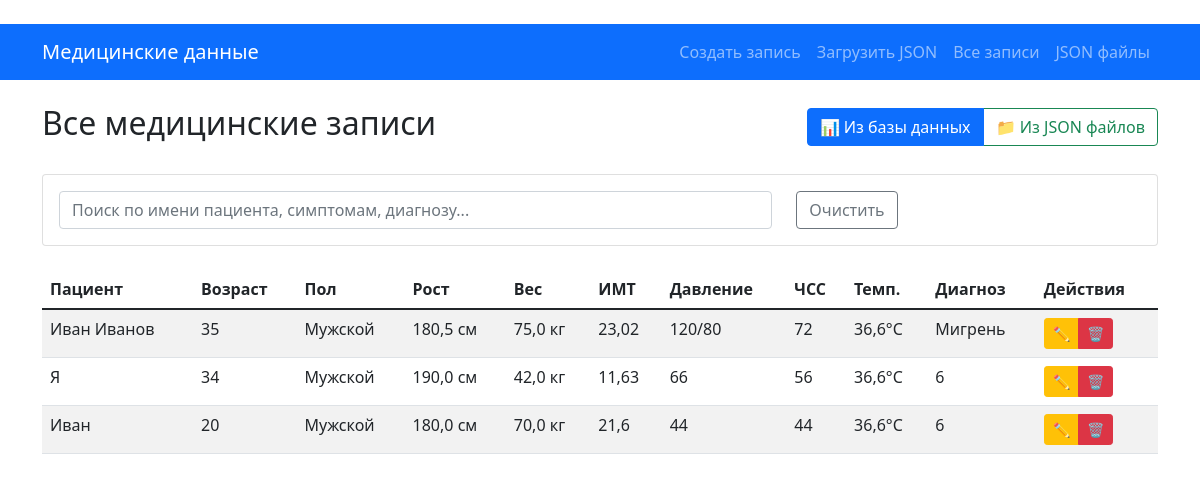
Page /records/ on the earlier database version.
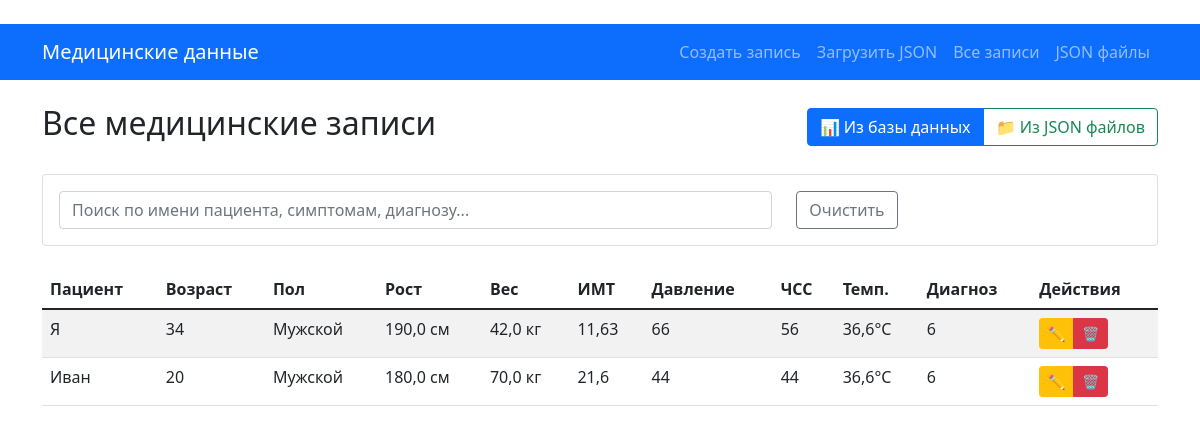
Same page on the later database version.
### medical_data/models.py (models this page shows, shortened)
class MedicalRecord(models.Model):
    GENDER_CHOICES = [
        ('M', 'Мужской'),
        ('F', 'Женский'),
    ]
    id = models.UUIDField(primary_key=True, default=uuid.uuid4, editable=False)
    patient_name = models.CharField(max_length=100, verbose_name="Имя пациента")
    age = models.PositiveIntegerField(verbose_name="Возраст")
    gender = models.CharField(max_length=1, choices=GENDER_CHOICES, verbose_name="Пол")
    height = models.FloatField(verbose_name="Рост (см)")
    weight = models.FloatField(verbose_name="Вес (кг)")
    blood_pressure = models.CharField(max_length=10, verbose_name="Артериальное давление")
    heart_rate = models.PositiveIntegerField(verbose_name="Частота сердечных сокращений")
    temperature = models.FloatField(verbose_name="Температура тела (°C)")
    symptoms = models.TextField(verbose_name="Симптомы")
    diagnosis = models.CharField(max_length=200, verbose_name="Диагноз")
    created_at = models.DateTimeField(default=timezone.now)
    data_source = models.CharField(
        max_length=10,
        choices=[('db', 'База данных'), ('file', 'Файл')],
        default='db'
    )
    @property
    def bmi(self):
        if self.height > 0:
            return round(self.weight / ((self.height / 100) ** 2), 2)
        return 0

### medical_data/views.py (the view)
# urls.py: path('records/', views.view_medical_records, name='view_records'),
def view_medical_records(request):
    data_source = request.GET.get('source', 'db')
    if data_source == 'file':
        return view_json_files(request)
    else:
        records = MedicalRecord.objects.all().order_by('-created_at')
        return render(request, 'medical_data/view_records.html', {
            'records': records,
            'data_source': data_source
        })

### medical_data/templates/medical_data/view_records.html (shortened to what this page needs)
﻿{% extends 'medical_data/base.html' %}
{% block content %}
<div class="row">
    <div class="col-12">
        <div class="d-flex justify-content-between align-items-center mb-4">
            <h2>Все медицинские записи</h2>
            <div class="btn-group">
                <a href="{% url 'view_records' %}?source=db"
                   class="btn btn-outline-primary {% if data_source == 'db' %}active{% endif %}">
                    📊 Из базы данных
                </a>
                <a href="{% url 'view_records' %}?source=file"
                   class="btn btn-outline-success {% if data_source == 'file' %}active{% endif %}">
                    📁 Из JSON файлов
                </a>
            </div>
        </div>
        {% if data_source == 'db' %}
        <div class="card mb-4">
            <div class="card-body">
                <div class="row">
                    <div class="col-md-8">
                        <input type="text" id="searchInput" class="form-control"
                               placeholder="Поиск по имени пациента, симптомам, диагнозу...">
                    </div>
                    <div class="col-md-4">
                        <button id="clearSearch" class="btn btn-outline-secondary">Очистить</button>
                    </div>
                </div>
            </div>
        </div>
        <div id="allRecords">
            {% endif %}
            {% if records %}
            <div class="table-responsive">
                <table class="table table-striped">
                    <thead>
                        <tr>
                            <th>Пациент</th>
                            <th>Возраст</th>
                            <th>Пол</th>
                            <th>Рост</th>
                            <th>Вес</th>
                            <th>ИМТ</th>
                            <th>Давление</th>
                            <th>ЧСС</th>
                            <th>Темп.</th>
                            <th>Диагноз</th>
                            {% if data_source == 'db' %}
                            <th>Действия</th>
                            {% endif %}
                        </tr>
                    </thead>
                    <tbody>
                        {% for record in records %}
                        <tr>
                            {% if data_source == 'db' %}
                            <td>{{ record.patient_name }}</td>
                            <td>{{ record.age }}</td>
                            <td>{{ record.get_gender_display }}</td>
                            <td>{{ record.height }} см</td>
                            <td>{{ record.weight }} кг</td>
                            <td>{{ record.bmi }}</td>
                            <td>{{ record.blood_pressure }}</td>
                            <td>{{ record.heart_rate }}</td>
                            <td>{{ record.temperature }}°C</td>
                            <td>{{ record.diagnosis }}</td>
                            <td>
                                <div class="btn-group btn-group-sm">
                                    <a href="{% url 'edit_record' record.id %}" class="btn btn-warning">✏️</a>
                                    <a href="{% url 'delete_record' record.id %}" class="btn btn-danger">🗑️</a>
                                </div>
                            </td>
                            {% endif %}
                        </tr>
                        {% endfor %}
                    </tbody>
                </table>
            </div>
            {% else %}
            <div class="alert alert-info">
                Нет медицинских записей.
                <a href="{% url 'create_record' %}" class="alert-link">Создайте первую запись</a>.
            </div>
            {% endif %}
            {% if data_source == 'db' %}
        </div>
        {% endif %}
    </div>
</div>
{% endblock %}

### medical_data/templates/medical_data/base.html (shortened to what this page needs)
﻿<!DOCTYPE html>
<html lang="ru">
<head>
    <link href="https://cdn.jsdelivr.net/npm/bootstrap@5.1.3/dist/css/bootstrap.min.css" rel="stylesheet">
</head>
<body>
    <nav class="navbar navbar-expand-lg navbar-dark bg-primary">
        <div class="container">
            <a class="navbar-brand" href="{% url 'home' %}">Медицинские данные</a>
            <div class="navbar-nav">
                <a class="nav-link" href="{% url 'create_record' %}">Создать запись</a>
                <a class="nav-link" href="{% url 'upload_json' %}">Загрузить JSON</a>
                <a class="nav-link" href="{% url 'view_records' %}">Все записи</a>
                <a class="nav-link" href="{% url 'view_json_files' %}">JSON файлы</a>
            </div>
        </div>
    </nav>
    <div class="container mt-4">
        {% block content %}
        {% endblock %}
    </div>
</body>
</html>

Differences in the rows shown:
removed MedicalRecord: patient_name "Иван Иванов", age "35", gender "Мужской", height "180,5", weight "75,0", bmi "23,02", blood_pressure "120/80", heart_rate "72", temperature "36,6", diagnosis "Мигрень"
